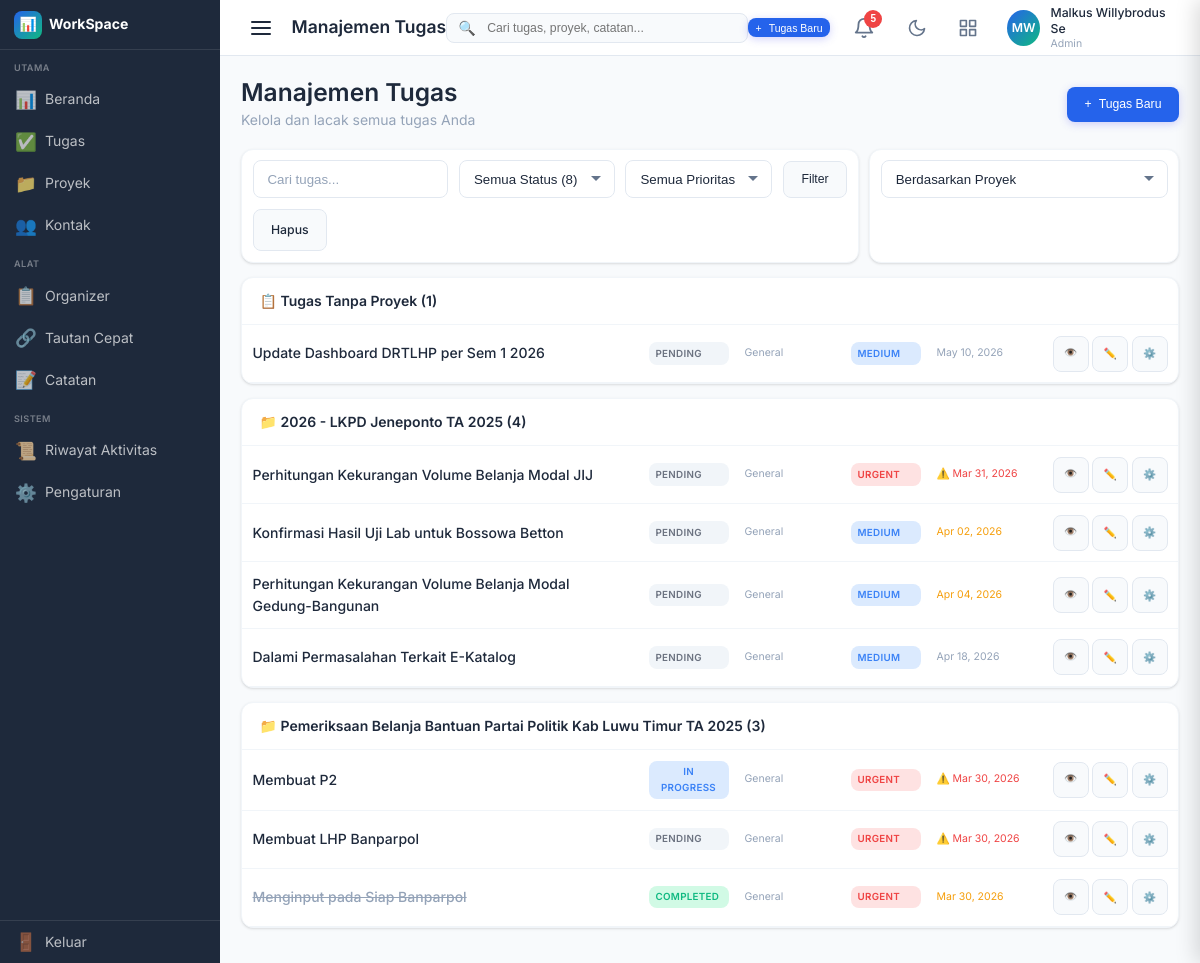
/index.php?page=tasks (signed in), run on the app's committed database.
### tables this page shows
CREATE TABLE `users` (
  `id` int NOT NULL AUTO_INCREMENT,
  `username` varchar(50) NOT NULL,
  `email` varchar(100) NOT NULL,
  `password_hash` varchar(255) NOT NULL,
  `full_name` varchar(100) DEFAULT NULL,
  `avatar` varchar(255) DEFAULT NULL,
  `role` enum('admin','manager','member') DEFAULT 'member',
  `timezone` varchar(50) DEFAULT 'Asia/Jakarta',
  `theme` enum('light','dark','auto') DEFAULT 'light',
  `created_at` datetime DEFAULT CURRENT_TIMESTAMP,
  `updated_at` datetime DEFAULT CURRENT_TIMESTAMP ON UPDATE CURRENT_TIMESTAMP,
  `last_login` datetime DEFAULT NULL,
  `is_active` tinyint(1) DEFAULT '1',
  PRIMARY KEY (`id`),
  UNIQUE KEY `username` (`username`),
  UNIQUE KEY `email` (`email`)
);

CREATE TABLE `tasks` (
  `id` int NOT NULL AUTO_INCREMENT,
  `task_code` varchar(20) DEFAULT NULL,
  `title` varchar(255) NOT NULL,
  `description` text,
  `user_id` int NOT NULL,
  `project_id` int DEFAULT NULL,
  `folder_name` varchar(50) DEFAULT NULL,
  `status` enum('pending','in_progress','completed','cancelled') DEFAULT 'pending',
  `priority` enum('low','medium','high','urgent') DEFAULT 'medium',
  `category` varchar(50) DEFAULT 'general',
  `label_color` varchar(7) DEFAULT '#6b7280',
  `deadline` datetime DEFAULT NULL,
  `start_date` date DEFAULT NULL,
  `completed_at` datetime DEFAULT NULL,
  `created_at` datetime DEFAULT CURRENT_TIMESTAMP,
  `updated_at` datetime DEFAULT CURRENT_TIMESTAMP ON UPDATE CURRENT_TIMESTAMP,
  PRIMARY KEY (`id`),
  KEY `user_id` (`user_id`),
  KEY `project_id` (`project_id`),
  CONSTRAINT `tasks_ibfk_1` FOREIGN KEY (`user_id`) REFERENCES `users` (`id`) ON DELETE CASCADE,
  CONSTRAINT `tasks_ibfk_2` FOREIGN KEY (`project_id`) REFERENCES `projects` (`id`) ON DELETE SET NULL
);

CREATE TABLE `projects` (
  `id` int NOT NULL AUTO_INCREMENT,
  `project_code` varchar(20) DEFAULT NULL,
  `name` varchar(255) NOT NULL,
  `description` text,
  `owner_id` int NOT NULL,
  `status` enum('planning','active','on_hold','completed','cancelled') DEFAULT 'planning',
  `progress_percentage` int DEFAULT '0',
  `start_date` date DEFAULT NULL,
  `deadline` date DEFAULT NULL,
  `folder_name` varchar(50) DEFAULT NULL,
  `created_at` datetime DEFAULT CURRENT_TIMESTAMP,
  `updated_at` datetime DEFAULT CURRENT_TIMESTAMP ON UPDATE CURRENT_TIMESTAMP,
  PRIMARY KEY (`id`),
  KEY `owner_id` (`owner_id`),
  CONSTRAINT `projects_ibfk_1` FOREIGN KEY (`owner_id`) REFERENCES `users` (`id`) ON DELETE CASCADE
);

### pages/tasks/index.php (the view, shortened to what the rows shown need)
<?php
require_once __DIR__ . '/../../config/functions.php';
$userId = getUserId();
$db = getDB();
$statusFilter = $_GET['status'] ?? 'all';
$priorityFilter = $_GET['priority'] ?? 'all';
$searchQuery = $_GET['search'] ?? '';
$sortBy = $_GET['sort'] ?? 'by_project';
$groupBy = $_GET['group'] ?? 'none';
$sql = "SELECT t.*, p.name as project_name FROM tasks t LEFT JOIN projects p ON t.project_id = p.id WHERE t.user_id = ?";
$params = [$userId];
$types = 'i';
switch ($sortBy) {
    case 'by_project':
        $sql .= " ORDER BY
            CASE WHEN t.project_id IS NULL THEN 0 ELSE 1 END,
            p.name ASC,
            CASE t.status
                WHEN 'in_progress' THEN 1
                WHEN 'pending' THEN 2
                WHEN 'completed' THEN 3
                ELSE 4
            END,
            CASE t.priority
                WHEN 'urgent' THEN 1
                WHEN 'high' THEN 2
                WHEN 'medium' THEN 3
                ELSE 4
            END,
            t.deadline ASC,
            t.created_at DESC";
        break;
}
$stmt = $db->prepare($sql);
$stmt->bind_param($types, ...$params);
$stmt->execute();
$tasks = $stmt->get_result()->fetch_all(MYSQLI_ASSOC);
$tasksByProject = [];
$standaloneTasks = [];
foreach ($tasks as $task) {
    if (empty($task['project_id'])) {
        $standaloneTasks[] = $task;
    } else {
        $projectName = $task['project_name'] ?? 'Unknown Project';
        if (!isset($tasksByProject[$projectName])) {
            $tasksByProject[$projectName] = [];
        }
        $tasksByProject[$projectName][] = $task;
    }
}
$stmt = $db->prepare("SELECT status, COUNT(*) as count FROM tasks WHERE user_id = ? GROUP BY status");
$stmt->bind_param('i', $userId);
$stmt->execute();
$taskCounts = $stmt->get_result()->fetch_all(MYSQLI_ASSOC);
$counts = ['all' => 0, 'pending' => 0, 'in_progress' => 0, 'completed' => 0];
foreach ($taskCounts as $row) {
    $counts[$row['status']] = $row['count'];
    $counts['all'] += $row['count'];
}
?>
<div class="tasks-page">
    <div class="d-flex justify-between align-center mb-5">
        <div>
            <h2>Manajemen Tugas</h2>
            <p class="text-muted">Kelola dan lacak semua tugas Anda</p>
        </div>
        <button class="btn btn-primary" onclick="openModal('addTaskModal')">
            <span>+</span> Tugas Baru
        </button>
    </div>
    <div class="d-flex gap-3 mb-4 flex-wrap">
        <div class="card" style="flex: 2; min-width: 300px;">
            <div class="card-body d-flex gap-3 align-center" style="padding: var(--space-3);">
                <form method="GET" class="d-flex gap-3 flex-wrap align-center" style="width: 100%;">
                    <div class="form-group" style="margin-bottom: 0; flex: 1; min-width: 150px;">
                        <input type="text" name="search" class="form-control" placeholder="Cari tugas..." value="<?= h($searchQuery) ?>">
                    </div>
                    <div class="form-group" style="margin-bottom: 0;">
                        <select name="status" class="form-control" onchange="this.form.submit()">
                            <option value="all" <?= $statusFilter === 'all' ? 'selected' : '' ?>>Semua Status (<?= $counts['all'] ?>)</option>
                        </select>
                    </div>
                    <div class="form-group" style="margin-bottom: 0;">
                        <select name="priority" class="form-control" onchange="this.form.submit()">
                            <option value="all" <?= $priorityFilter === 'all' ? 'selected' : '' ?>>Semua Prioritas</option>
                        </select>
                    </div>
                    <button type="submit" class="btn btn-secondary">Filter</button>
                    <a href="index.php?page=tasks&sort=<?= h($sortBy) ?>" class="btn btn-secondary">Hapus</a>
                </form>
            </div>
        </div>
        <div class="card" style="flex: 1; min-width: 200px;">
            <div class="card-body d-flex gap-2 align-center" style="padding: var(--space-3);">
                <form method="GET" class="d-flex gap-2 align-center" style="width: 100%;">
                    <select name="sort" class="form-control" style="width: 100%;" onchange="this.form.submit()">
                        <option value="by_project" <?= $sortBy === 'by_project' ? 'selected' : '' ?>>Berdasarkan Proyek</option>
                    </select>
                </form>
            </div>
        </div>
    </div>
    <?php if (count($tasks) > 0): ?>
        <?php if ($groupBy === 'project' || $sortBy === 'by_project'): ?>
            <?php if (count($standaloneTasks) > 0): ?>
            <div class="mb-4">
                <div class="card">
                    <div class="card-header" style="background: var(--bg-tertiary);">
                        <h3 class="card-title" style="font-size: 1rem;">📋 Tugas Tanpa Proyek (<?= count($standaloneTasks) ?>)</h3>
                    </div>
                    <div class="card-body" style="padding: 0;">
                        <?php foreach ($standaloneTasks as $task): ?>
                        <div class="task-item d-flex align-center p-3" style="border-bottom: 1px solid var(--border-light); gap: 16px;">
                            <div style="flex: 1; min-width: 200px;">
                                <span class="font-weight-500 <?= $task['status'] === 'completed' ? 'text-muted' : '' ?>" style="<?= $task['status'] === 'completed' ? 'text-decoration: line-through;' : '' ?>"><?= h($task['title']) ?></span>
                            </div>
                            <span class="badge badge-<?= str_replace('_', '-', $task['status']) ?>" style="width: 80px; text-align: center;"><?= ucfirst(str_replace('_', ' ', $task['status'])) ?></span>
                            <div class="text-xs text-muted" style="width: 90px;"><?= ucfirst($task['category']) ?></div>
                            <span class="badge badge-<?= $task['priority'] ?>" style="width: 70px; text-align: center;"><?= ucfirst($task['priority']) ?></span>
                            <div class="text-xs" style="width: 100px;">
                                <?php if ($task['deadline']): ?>
                                    <?php $deadline = new DateTime($task['deadline']); $now = new DateTime(); $isOverdue = $deadline < $now && $task['status'] !== 'completed'; $isDueSoon = !$isOverdue && $deadline <= new DateTime('+3 days'); ?>
                                    <span class="<?= $isOverdue ? 'text-error' : ($isDueSoon ? 'text-warning' : 'text-muted') ?>"><?= $isOverdue ? '⚠️ ' : '' ?><?= formatDate($task['deadline'], 'M d, Y') ?></span>
                                <?php else: ?><span class="text-muted">-</span><?php endif; ?>
                            </div>
                            <div class="d-flex gap-1">
                                <a href="index.php?page=task_detail&id=<?= $task['id'] ?>" class="btn btn-sm btn-icon btn-secondary" title="Details">👁️</a>
                                <button class="btn btn-sm btn-icon btn-secondary" onclick="editTask(<?= $task['id'] ?>, '<?= h($task['title']) ?>', '<?= h($task['description'] ?? '') ?>', '<?= $task['status'] ?>', '<?= $task['priority'] ?>', '<?= $task['category'] ?>', '<?= $task['deadline'] ?>')" title="Edit">✏️</button>
                                <button type="button" class="btn btn-sm btn-icon btn-secondary" title="Ubah Status" onclick="openTaskStatusModal(<?= $task['id'] ?>, '<?= h($task['title']) ?>', '<?= $task['status'] ?>')">⚙️</button>
                            </div>
                        </div>
                        <?php endforeach; ?>
                    </div>
                </div>
            </div>
            <?php endif; ?>
            <?php foreach ($tasksByProject as $projectName => $projectTasks): ?>
            <div class="mb-4">
                <div class="card">
                    <div class="card-header" style="background: var(--bg-tertiary);">
                        <h3 class="card-title" style="font-size: 1rem;">📁 <?= h($projectName) ?> (<?= count($projectTasks) ?>)</h3>
                    </div>
                    <div class="card-body" style="padding: 0;">
                        <?php foreach ($projectTasks as $task): ?>
                        <div class="task-item d-flex align-center p-3" style="border-bottom: 1px solid var(--border-light); gap: 16px;">
                            <div style="flex: 1; min-width: 200px;">
                                <span class="font-weight-500 <?= $task['status'] === 'completed' ? 'text-muted' : '' ?>" style="<?= $task['status'] === 'completed' ? 'text-decoration: line-through;' : '' ?>"><?= h($task['title']) ?></span>
                            </div>
                            <span class="badge badge-<?= str_replace('_', '-', $task['status']) ?>" style="width: 80px; text-align: center;"><?= ucfirst(str_replace('_', ' ', $task['status'])) ?></span>
                            <div class="text-xs text-muted" style="width: 90px;"><?= ucfirst($task['category']) ?></div>
                            <span class="badge badge-<?= $task['priority'] ?>" style="width: 70px; text-align: center;"><?= ucfirst($task['priority']) ?></span>
                            <div class="text-xs" style="width: 100px;">
                                <?php if ($task['deadline']): ?>
                                    <?php $deadline = new DateTime($task['deadline']); $now = new DateTime(); $isOverdue = $deadline < $now && $task['status'] !== 'completed'; $isDueSoon = !$isOverdue && $deadline <= new DateTime('+3 days'); ?>
                                    <span class="<?= $isOverdue ? 'text-error' : ($isDueSoon ? 'text-warning' : 'text-muted') ?>"><?= $isOverdue ? '⚠️ ' : '' ?><?= formatDate($task['deadline'], 'M d, Y') ?></span>
                                <?php else: ?><span class="text-muted">-</span><?php endif; ?>
                            </div>
                            <div class="d-flex gap-1">
                                <a href="index.php?page=task_detail&id=<?= $task['id'] ?>" class="btn btn-sm btn-icon btn-secondary" title="Details">👁️</a>
                                <button class="btn btn-sm btn-icon btn-secondary" onclick="editTask(<?= $task['id'] ?>, '<?= h($task['title']) ?>', '<?= h($task['description'] ?? '') ?>', '<?= $task['status'] ?>', '<?= $task['priority'] ?>', '<?= $task['category'] ?>', '<?= $task['deadline'] ?>')" title="Edit">✏️</button>
                                <button type="button" class="btn btn-sm btn-icon btn-secondary" title="Ubah Status" onclick="openTaskStatusModal(<?= $task['id'] ?>, '<?= h($task['title']) ?>', '<?= $task['status'] ?>')">⚙️</button>
                            </div>
                        </div>
                        <?php endforeach; ?>
                    </div>
                </div>
            </div>
            <?php endforeach; ?>
        <?php endif; ?>
    <?php endif; ?>
</div>

### includes/header.php (shortened to what the rows shown need)
<?php
$currentPage = $_GET['page'] ?? 'dashboard';
$pageTitles = [
    'dashboard' => 'Beranda',
    'tasks' => 'Manajemen Tugas',
    'projects' => 'Proyek',
    'contacts' => 'Kontak',
    'links' => 'Tautan Cepat',
    'notes' => 'Catatan',
    'organizer' => 'Organizer',
    'activity' => 'Riwayat Aktivitas',
    'settings' => 'Pengaturan',
    'notifications' => 'Notifikasi'
];
$pageTitle = $pageTitles[$currentPage] ?? 'Beranda';
$user = getUser();
$unreadNotifications = getUnreadNotifications(getUserId());
$initials = '';
if ($user && !empty($user['full_name'])) {
    $parts = explode(' ', $user['full_name']);
    $initials = strtoupper(substr($parts[0], 0, 1) . (isset($parts[1]) ? substr($parts[1], 0, 1) : ''));
} elseif ($user) {
    $initials = strtoupper(substr($user['username'], 0, 2));
}
?>
<header class="header">
    <div class="header-left">
        <button id="sidebarToggleBtn" class="sidebar-toggle header-btn" type="button" aria-label="Toggle Sidebar">
            <span class="hamburger">
                <span class="hamburger-line"></span>
                <span class="hamburger-line"></span>
                <span class="hamburger-line"></span>
            </span>
        </button>
        <h1 class="header-title"><?= h($pageTitle) ?></h1>
    </div>
    <div class="header-search">
        <form method="GET" action="index.php" id="globalSearchForm" style="display: flex; align-items: center; width: 100%;">
            <span class="header-search-icon">🔍</span>
            <input type="text" name="q" placeholder="Cari tugas, proyek, catatan..." id="globalSearch" autocomplete="off">
        </form>
    </div>
    <div class="header-right">
        <button class="btn btn-primary btn-sm" data-modal="addTaskModal" onclick="openModal('addTaskModal')">
            <span>+</span> Tugas Baru
        </button>
        <div class="dropdown">
            <button class="header-btn dropdown-trigger" onclick="checkAndLoadNotifications()">
                <svg xmlns="http://www.w3.org/2000/svg" width="22" height="22" viewBox="0 0 24 24" fill="none" stroke="currentColor" stroke-width="2" stroke-linecap="round" stroke-linejoin="round">
                    <path d="M18 8A6 6 0 0 0 6 8c0 7-3 9-3 9h18s-3-2-3-9"></path>
                    <path d="M13.73 21a2 2 0 0 1-3.46 0"></path>
                </svg>
                <span id="unreadBadge" class="badge" style="<?= count($unreadNotifications) > 0 ? '' : 'display:none;' ?>"><?= count($unreadNotifications) > 0 ? count($unreadNotifications) : '' ?></span>
            </button>
        </div>
        <button class="header-btn" data-theme-toggle>
        </button>
        <button class="right-sidebar-toggle" id="rightSidebarToggle" type="button" aria-label="Toggle Right Sidebar">
        </button>
        <div class="dropdown">
            <div class="user-menu dropdown-trigger">
                <div class="user-avatar"><?= h($initials ?: 'U') ?></div>
                <div class="user-info">
                    <div class="user-name"><?= h($user['full_name'] ?? $user['username'] ?? 'User') ?></div>
                    <div class="user-role"><?= h(ucfirst($user['role'] ?? 'Member')) ?></div>
                </div>
            </div>
        </div>
    </div>
</header>

### data on the page
users: full_name "MW", full_name "Malkus Willybrodus Se", role "Admin"
tasks: title "Update Dashboard DRTLHP per Sem 1 2026", status "PENDING", category "General", priority "MEDIUM", deadline "May 10, 2026"
tasks: title "Perhitungan Kekurangan Volume Belanja Modal JIJ", status "PENDING", category "General", priority "URGENT", deadline "Mar 31, 2026"
tasks: title "Konfirmasi Hasil Uji Lab untuk Bossowa Betton", status "PENDING", category "General", priority "MEDIUM", deadline "Apr 02, 2026"
tasks: title "Perhitungan Kekurangan Volume Belanja Modal Gedung-Bangunan", status "PENDING", category "General", priority "MEDIUM", deadline "Apr 04, 2026"
tasks: title "Dalami Permasalahan Terkait E-Katalog", status "PENDING", category "General", priority "MEDIUM", deadline "Apr 18, 2026"
tasks: project.name "Pemeriksaan Belanja Bantuan Partai Politik Kab Luwu Timur TA 2025", count($projectTasks) "3", title "Menginput pada Siap Banparpol", status "COMPLETED", category "General", priority "URGENT", deadline "Mar 30, 2026"
tasks: title "Membuat P2", status "IN PROGRESS", category "General", priority "URGENT", deadline "Mar 30, 2026"
tasks: title "Membuat LHP Banparpol", status "PENDING", category "General", priority "URGENT", deadline "Mar 30, 2026"

### other printed values
$pageTitle "Manajemen Tugas"
count($unreadNotifications) "5"
count($standaloneTasks) "1"
$projectName "2026 - LKPD Jeneponto TA 2025"
count($projectTasks) "4"
